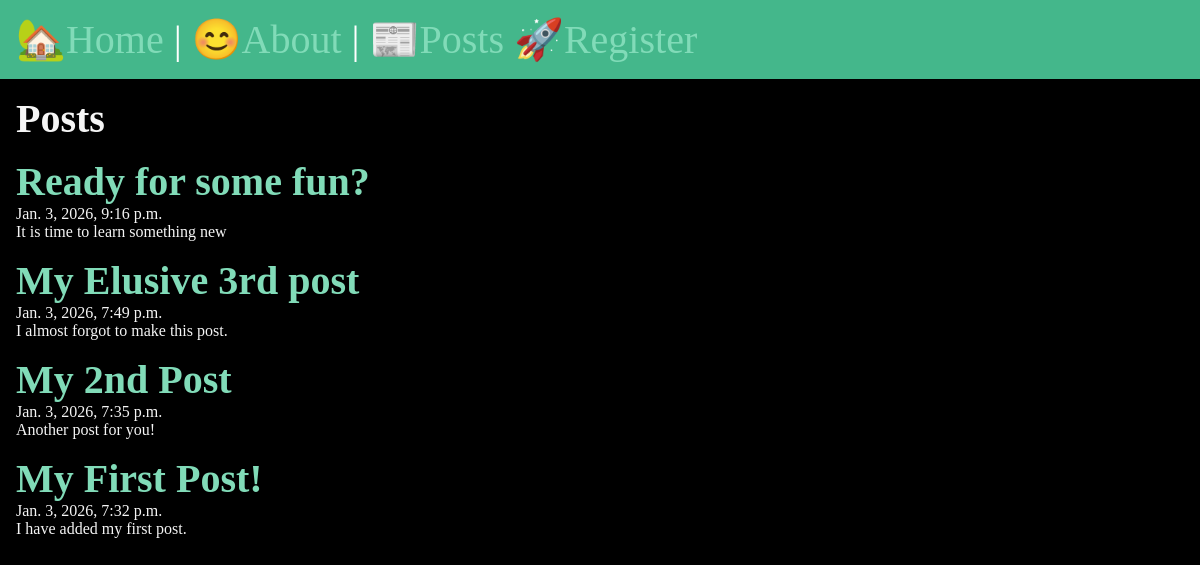
/posts/, run on the app's committed database.
### posts/models.py (models this page shows, shortened)
class Post(models.Model):
    title = models.CharField(max_length=75)
    body = models.TextField()
    slug = models.SlugField()
    date = models.DateTimeField(auto_now_add=True)
    banner = models.ImageField(default='fallback.png', blank=True)

### posts/views.py (the view)
# urls.py: path('', views.posts_list, name="list"),
def posts_list(request):
    posts = Post.objects.all().order_by('-date')
    return render(request, 'posts/posts_list.html', {'posts': posts})

### posts/templates/posts/posts_list.html (shortened to what this page needs)
{% extends "layout.html" %}
{% block content %}
    <section>
        <h1>Posts</h1>
        {% for post in posts %}
            <article class = "post">
                <h2>
                    <a href="{% url 'posts:page' slug=post.slug %}">
                        {{ post.title }}
                    </a>
                </h2>
                <p>{{ post.date }}</p>
                <p>{{ post.body }}</p>
            </article>
        {% endfor %}
    </section>
{% endblock %}

### static/css/style.css (style rules this page uses)
* { margin: 0; padding: 0; box-sizing: border-box; }
body { min-height: 100vh; background-color: black; color: whitesmoke; font-size: 3rem; }
section { display: flex; flex-flow: column; gap: 1rem; }
h1,h2 { font-size: 2.5rem; }
p { font-size: 1rem; }
a { text-decoration: none; color: #81dbb8; }

### data on the page
Post: title "Ready for some fun?", date "Jan. 3, 2026, 9:16 p.m.", body "It is time to learn something new"
Post: title "My Elusive 3rd post", date "Jan. 3, 2026, 7:49 p.m.", body "I almost forgot to make this post."
Post: title "My 2nd Post", date "Jan. 3, 2026, 7:35 p.m.", body "Another post for you!"
Post: title "My First Post!", date "Jan. 3, 2026, 7:32 p.m.", body "I have added my first post."
